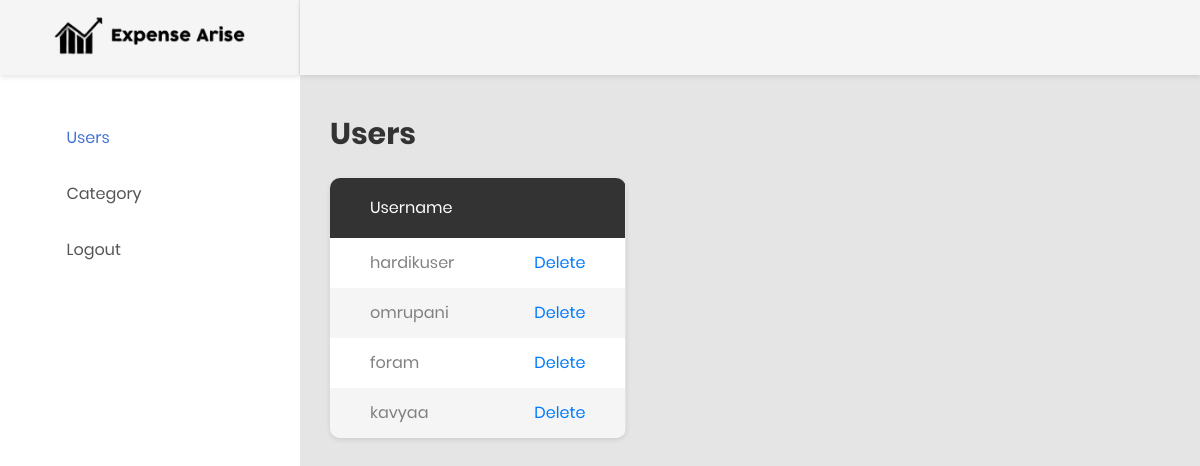
Page /users.php (signed in) on the earlier database version.
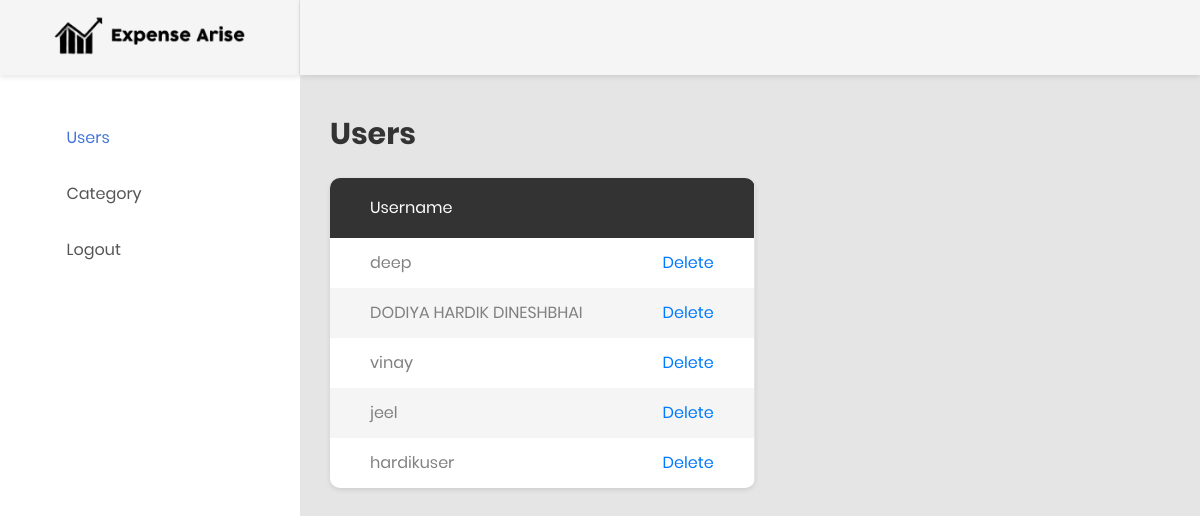
Same page on the later database version.
### tables this page shows
CREATE TABLE `users` (
  `id` int(11) NOT NULL,
  `username` varchar(255) NOT NULL,
  `password` varchar(255) NOT NULL,
  `email` varchar(255) NOT NULL,
  `mobile` text NOT NULL,
  `role` enum('Admin','User') NOT NULL
);

### users.php (the view, shortened to what this page needs)
<?php
   include('header.php');
   $res=mysqli_query($con,"select * from users where role='User' order by id desc");
   ?>
<div class="main-content">
   <div class="section__content section__content--p30">
      <div class="container-fluid">
         <div class="row">
            <div class="col-lg-3.5">
               <h2>Users</h2>
               <br/>
               <div class="table-responsive table--no-card m-b-30">
                  <table class="table table-borderless table-striped table-earning">
                     <thead>
                        <?php
                           if(mysqli_num_rows($res)>0){
                           ?>
                        <tr>
                           <th>Username</th>
                           <th></th>
                        </tr>
                     <tbody>
                        <?php while($row=mysqli_fetch_assoc($res)){?>
                        <tr>
                           <td><?php echo $row['username']?></td>
                           <td>
                              <a href="javascript:void(0)" onclick="delete_confir('<?php echo $row['id'];?>','users.php')">Delete</a>
                           </td>
                        </tr>
                        <?php } ?>
                     </tbody>
                  </table>
                  <?php }
                     else{
                     	echo "No data found";
                     }
                     ?>
               </div>
            </div>
         </div>
      </div>
   </div>
</div>
<?php
   include('footer.php');
   ?>

### header.php (shortened to what this page needs)
<!DOCTYPE html>
<html lang="en">
   <head>
      <link href="css/font-face.css" rel="stylesheet" media="all">
      <link href="vendor/font-awesome-4.7/css/font-awesome.min.css" rel="stylesheet" media="all">
      <link href="vendor/font-awesome-5/css/fontawesome-all.min.css" rel="stylesheet" media="all">
      <link href="vendor/mdi-font/css/material-design-iconic-font.min.css" rel="stylesheet" media="all">
      <link href="vendor/bootstrap-4.1/bootstrap.min.css" rel="stylesheet" media="all">
      <link href="vendor/animsition/animsition.min.css" rel="stylesheet" media="all">
      <link href="vendor/bootstrap-progressbar/bootstrap-progressbar-3.3.4.min.css" rel="stylesheet" media="all">
      <link href="vendor/wow/animate.css" rel="stylesheet" media="all">
      <link href="vendor/css-hamburgers/hamburgers.min.css" rel="stylesheet" media="all">
      <link href="css/theme.css" rel="stylesheet" media="all">
   </head>
   <body class="animsition">
      <div class="page-wrapper">
      <aside class="menu-sidebar d-none d-lg-block">
         <div class="logo">
            <a href="#">
            <img src="images/icon/logo.png" alt="Cool Admin" />
            </a>
         </div>
         <div class="menu-sidebar__content js-scrollbar1">
            <nav class="navbar-sidebar">
               <ul class="list-unstyled navbar__list">
                  <?php
                     if($_SESSION['UROLE']=='User'){
                     ?>
                  <li id="dashboard_link">
                     <a class="js-arrow" href="dashboard.php">
                     <i class="fas fa-tachometer-alt"></i>Dashboard</a>
                  </li>
                  <li id="expense_link">
                     <a href="expense.php">
                     <i class="fas  fa-rupee"></i>Expense</a>
                  </li>
                  <li id="investment_link">
                     <a href="investment.php">
                     <i class="fas  fa-rupee"></i>Investment</a>
                  </li>
                  <li id="investment_link">
                     <a href="change_password.php">
                     change password</a>
                  </li>
                  <li id="reports_link">
                     <a href="reports.php">
                     <i class="fas fa-chart-bar"></i>Reports</a>
                  </li>
                  <?php } else {?>
                  <li id="users_link">
                     <a href="users.php">
                     <i class="fas fa-user-md"></i>Users</a>
                  </li>
                  <?php } ?>
                  <li id="category_link">
                     <a href="category.php">
                     <i class="fas  fa-list-alt"></i>Category</a>
                  </li>
                  <li>
                     <a href="logout.php">
                     <i class="fas fa-power-off"></i>Logout</a>
                  </li>
               </ul>
            </nav>
         </div>
      </aside>
      <div class="page-container">
      <header class="header-desktop">
      </header>

### footer.php (shortened to what this page needs)
</div>
</div>
</body>
</html>

Differences in the rows shown:
removed users: username "omrupani"
removed users: username "foram"
removed users: username "kavyaa"
added users: username "deep"
added users: username "DODIYA HARDIK DINESHBHAI"
added users: username "vinay"
added users: username "jeel"
